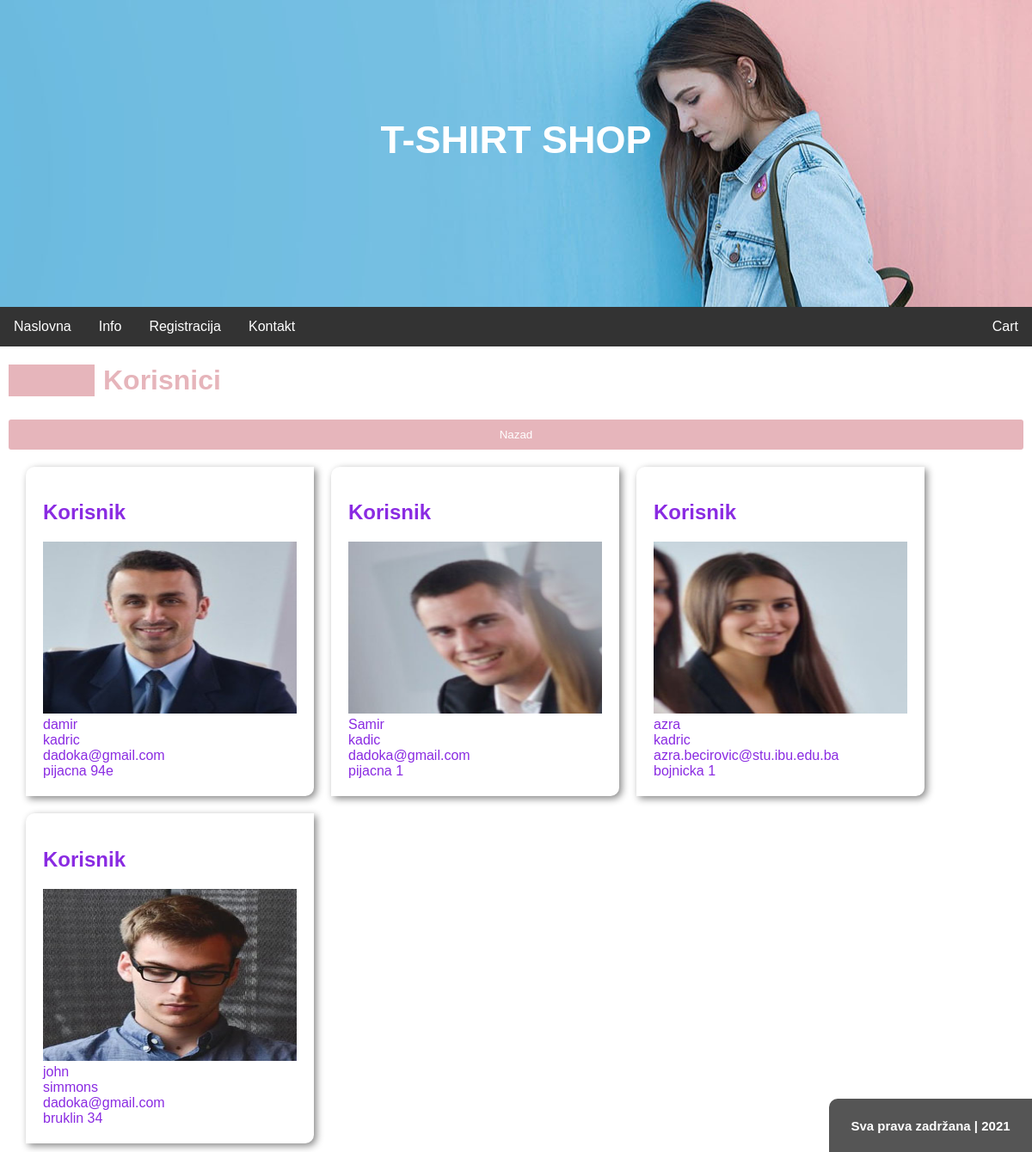
/korisnici.php, run on the app's committed database.
### tables this page shows
CREATE TABLE `tblusers` (
  `ID` int(10) NOT NULL,
  `Ime` varchar(200) DEFAULT NULL,
  `Prezime` varchar(200) DEFAULT NULL,
  `Mobilni` bigint(10) DEFAULT NULL,
  `Email` varchar(200) DEFAULT NULL,
  `Adresa` mediumtext DEFAULT NULL,
  `slika` varchar(255) DEFAULT NULL
);

### korisnici.php (the view, shortened to what this page needs)
<!DOCTYPE html>
<html lang="en">
  <head>
    <link rel="stylesheet" href="style.css">
  </head>
  <body>
  <div class="header">
    <h2>T-shirt shop</h2>
      </div>
    <ul>
  <li><a class="active" href="index.php">Naslovna</a></li>
  <li><a href="#info">Info</a></li>
  <li><a href="insert.php">Registracija</a></li>
  <li><a href="#kontakt">Kontakt</a></li>
  <li><a href="cart.php">Cart</a></li>
</ul>
  <div class="wrapper">
      <h1>Korisnici</h1>
      <button> <a href="insert.php">Nazad</a></button>
      <?php include 'controller.php';?>
      <div class="stil">
<?php
$sql = "SELECT id, ime, prezime, email, slika, adresa FROM tblusers";
$result = $conn->query($sql);
if ($result->num_rows > 0) {
  while($row = $result->fetch_assoc()) {
    echo '<div class="proizvod"><h2>Korisnik</h2><img src='.$row["slika"],' width="100%" height="200px">'. $row["ime"],'<br>'. $row["prezime"],'<br>'. $row["email"],'<br>'. $row["adresa"], '</div>';
  }
} else {
  echo "0 results";
}
?>
</div>
</div>
    <div class="footer">
  <h2>Sva prava zadržana | 2021</h2>
  </div>
  </body>
</html>

### style.css (style rules this page uses)
body { font-family: 'M PLUS 1', sans-serif; background: #fff; margin: 0; padding: 0; min-height: 100vh; }
a:link { text-decoration: none; }
.wrapper { margin-right: auto; margin-left: auto; max-width: 1200px; padding-right: 10px; padding-left: 10px; margin-bottom: -200px; }
@media only screen and (min-width: 600px) { .header { padding: 100px 100px 130px 100px; text-align: center; color: white; font-size: 30px; text-transform: uppercase; background-image: url("images/bgmali.jpg"); background-repeat: no-repeat; background-size: auto; background-position: top center; } }
@media only screen and (min-width: 768px) { .header { padding: 100px 100px 130px 100px; text-align: center; color: white; font-size: 30px; text-transform: uppercase; background-image: url("images/bgsrednji.jpg"); background-repeat: no-repeat; background-size: auto; background-position: top center; } }
@media only screen and (min-width: 1200px) { .header { padding: 100px 100px 130px 100px; text-align: center; color: white; font-size: 30px; text-transform: uppercase; background-image: url("images/bg.jpg"); background-repeat: no-repeat; background-size: auto; background-position: top center; } }
.footer { padding: 10px; text-align: center; background: #2b2b2b; color: white; font-size: 10px; position: fixed; right: 0; bottom: 0; width: 18%; margin-top: 50px; border-radius: 10px 0px 0px 0px; opacity: 0.8; }
button { background: #e6b5bb; color: #fff !important; padding: 10px 20px 10px 20px; border-radius: 3px; border-style: none; margin-top: 5px; width: 100%; }
button a { color: #fff !important; }
h1 { color: #e6b5bb; border-left: solid #e6b5bb 100px; padding-left: 10px; }
h2 { animation-name: example; animation-duration: 2s; animation-direction: alternate; animation-iteration-count: infinite; }
.stil { color: blueviolet; margin: auto; width: 100%; padding: 10px; border-radius: 10px; margin-bottom: 50px; height: 80vh; }
@media only screen and (min-width: 600px) { .proizvod { width: 80%; display: inline; float: left; position: relative; background: #fff; border-radius: 10px 0px 10px 0px; padding: 20px; margin: 10px; box-shadow: 3px 3px 8px #888888; } }
@media only screen and (min-width: 768px) { .proizvod { width: 40%; display: inline; float: left; position: relative; background: #fff; border-radius: 10px 0px 10px 0px; padding: 20px; margin: 10px; box-shadow: 3px 3px 8px #888888; } }
@media only screen and (min-width: 1200px) { .proizvod { width: 25%; display: inline; float: left; position: relative; background: #fff; border-radius: 10px 0px 10px 0px; padding: 20px; margin: 10px; box-shadow: 3px 3px 8px #888888; } }
ul { margin-right: auto; margin-left: auto; margin-top: 0px; width: 100%; list-style-type: none; padding: 0; overflow: hidden; background-color: #333; font-size: medium; }
li { float: left; }
li a { display: block; color: white; text-align: center; padding: 14px 16px; text-decoration: none; }
ul > li:last-child { float:right; }

### data on the page
tblusers: slika (picture), Ime "damir", Prezime "kadric", Email "dadoka@gmail.com", Adresa "pijacna 94e"
tblusers: slika (picture), Ime "Samir", Prezime "kadic", Email "dadoka@gmail.com", Adresa "pijacna 1"
tblusers: slika (picture), Ime "azra", Prezime "kadric", Email "azra.becirovic@stu.ibu.edu.ba", Adresa "bojnicka 1"
tblusers: slika (picture), Ime "john", Prezime "simmons", Email "dadoka@gmail.com", Adresa "bruklin 34"
